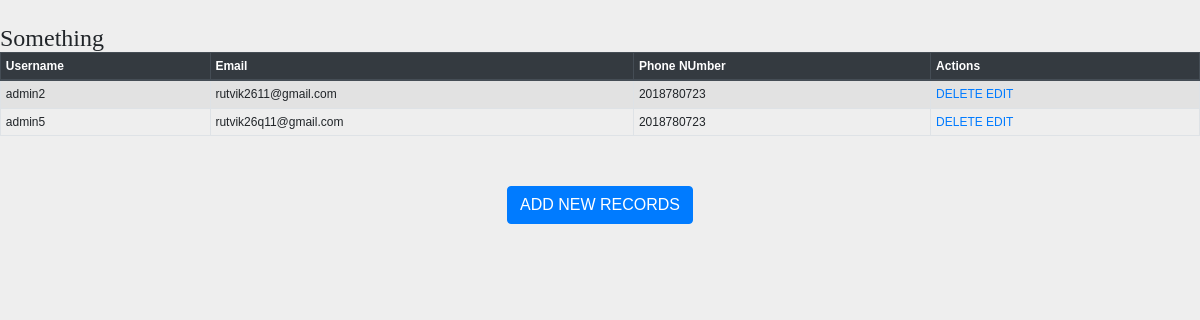
The page /blog/show on the database as committed earlier.
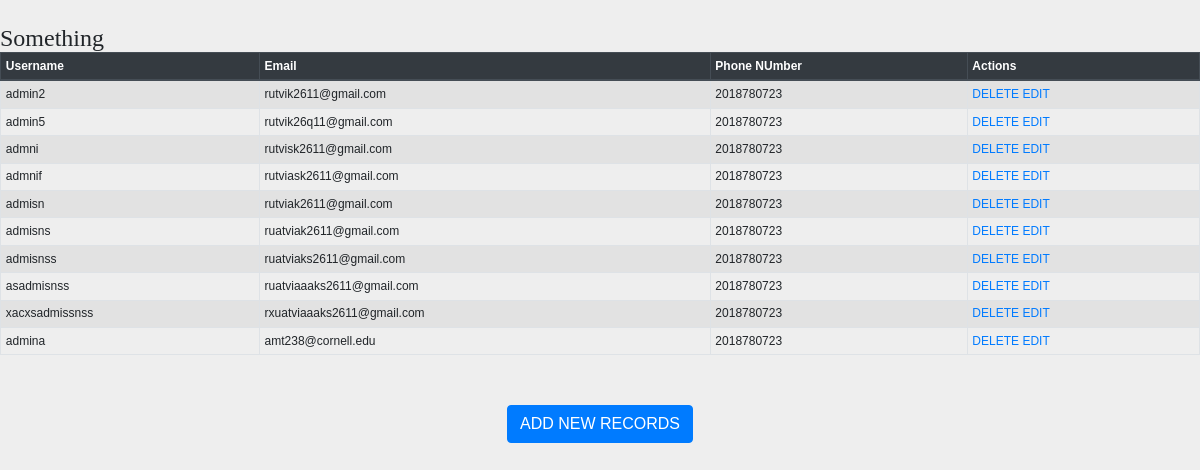
The same page on the database as committed later.
### BLOG/models.py (models this page shows, shortened)
class Regsistration(models.Model):
    phone_regex = RegexValidator(regex=r'^\+?1?\d{9,15}$', message="Phone number must be entered in the format: '+999999999'. Up to 15 digits allowed.")
    username = models.CharField(max_length=40,unique=True)
    password = models.CharField(max_length=40)
    email =models.EmailField(unique = True)
    phone_number = models.CharField(validators=[phone_regex], max_length=17, blank=True)

### BLOG/views.py (the view)
# urls.py: path('blog/show',views.Show)
def Show(request):
    pass_obj = Regsistration.objects.all()
    return render(request,"BLOG/show.html",{"employees":pass_obj})

### Templates/BLOG/show.html (shortened to what this page needs)
<!DOCTYPE html>
<html lang="en">
<head>
     {% load staticfiles %}
     <link rel="stylesheet" href="https://maxcdn.bootstrapcdn.com/bootstrap/4.3.1/css/bootstrap.min.css">
    <link rel="stylesheet" href="{% static 'CSS/style.css' %}"/>
</head>
<body>
<table class="table table-striped table-bordered table-sm">
    <thead class="thead-dark">
    <tr>
        <th>Username</th>
        <th>Email</th>
        <th>Phone NUmber</th>
        <th>Actions</th>
    </tr>
    </thead>
    <tbody>
            <h1>Something</h1>
{% for employee in employees %}
    <tr>
        <td>{{ employee.username }}</td>
        <td>{{ employee.email }}</td>
        <td>{{ employee.phone_number }}</td>
        <td>
            <a href="/delete/{{ employee.id }}">DELETE</a>
            <a href="/edit/{{ employee.id }}">EDIT</a>
        </td>
    </tr>
{% endfor %}
    </tbody>
</table>
<br>
<br>
<center><a href="../blog/" class="btn btn-primary">ADD NEW RECORDS</a></center>
</body>
</html>

Rows that differ between the two databases and show on the page:
added Regsistration: username "admni", email "rutvisk2611@gmail.com", phone_number "2018780723"
added Regsistration: username "admnif", email "rutviask2611@gmail.com", phone_number "2018780723"
added Regsistration: username "admisn", email "rutviak2611@gmail.com", phone_number "2018780723"
added Regsistration: username "admisns", email "ruatviak2611@gmail.com", phone_number "2018780723"
added Regsistration: username "admisnss", email "ruatviaks2611@gmail.com", phone_number "2018780723"
added Regsistration: username "asadmisnss", email "ruatviaaaks2611@gmail.com", phone_number "2018780723"
added Regsistration: username "xacxsadmissnss", email "rxuatviaaaks2611@gmail.com", phone_number "2018780723"
added Regsistration: username "admina", email "amt238@cornell.edu", phone_number "2018780723"
